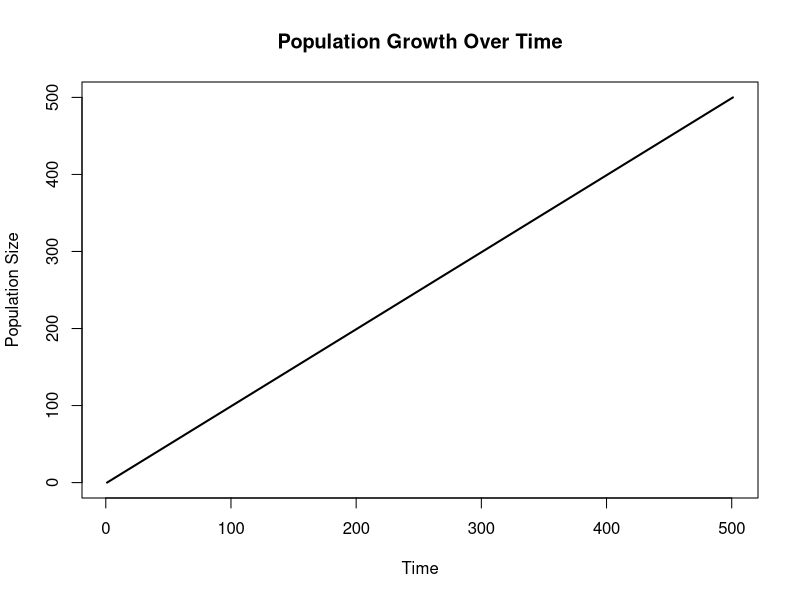

Here is the R script that generated this plot:
## ---- chunk 1
# Create a funtion that takes the parameters required to run a logistic growth model and returns a dataframe with columns for population size and time.
logistic_growth <- function(N0, r, K, tfinal, tstep) {
  
  # Create time vector
  time <- seq(from = 0, to = tfinal, by = tstep)
  
  # Closed-form logistic growth equation
  N <- K / (1 + ((K - N0) / N0) * exp(-r * time))
  
  # Return data frame
  output <- data.frame(
    time = time,
    population = N
  )
  
  return(output)
}
# Inputting values to make sure that this code works 
# This will ideally return a data frame with time going from 0 to tfinal and a population at each time mark 
log_df <- logistic_growth(
  N0 = 10,
  r = 0.3,
  K = 100,
  tfinal = 50,
  tstep = 0.1
)

head(log_df)
#sucsess! 

# Question 2###
# Create a second function that takes the above dataframe as its input and creates a plot of population size over time as a side effect.
# Taking a dataframe that is produced by the population model and creating a plot of population size over time 

# load the necessary package from library 
library(ggplot2)
# create the plot 
plot_population <- function(df) {
  
  plot(
    x = df$time,
    y = df$N,
    type = "l",
    lwd = 2,
    xlab = "Time",
    ylab = "Population Size",
    main = "Population Growth Over Time"
  )
}
# "2 lines of code requirement"
df <- logistic_growth(N0 = 10, r = 0.02, K = 100, tfinal = 500, tstep = 1)
plot_population(df)
